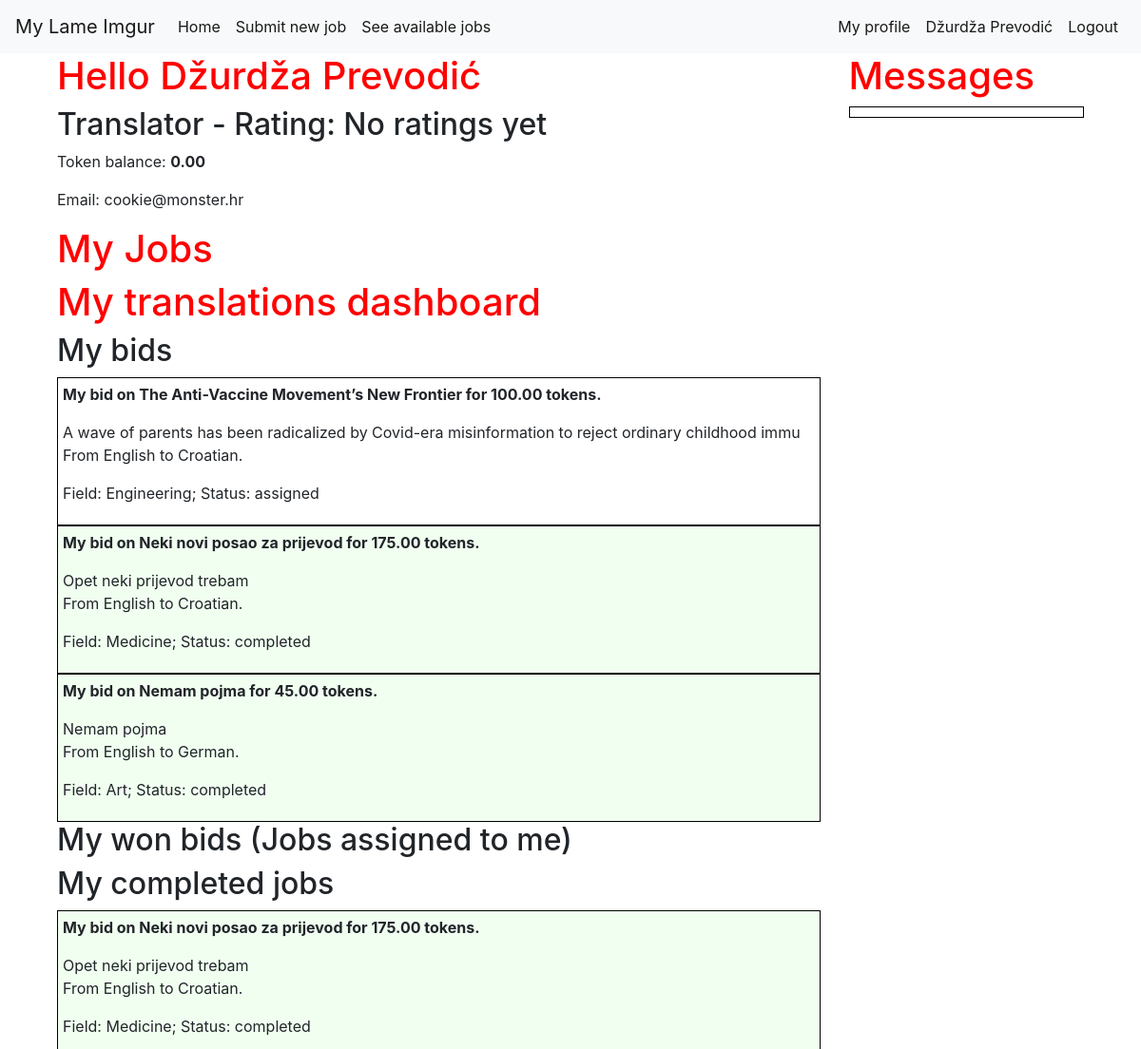
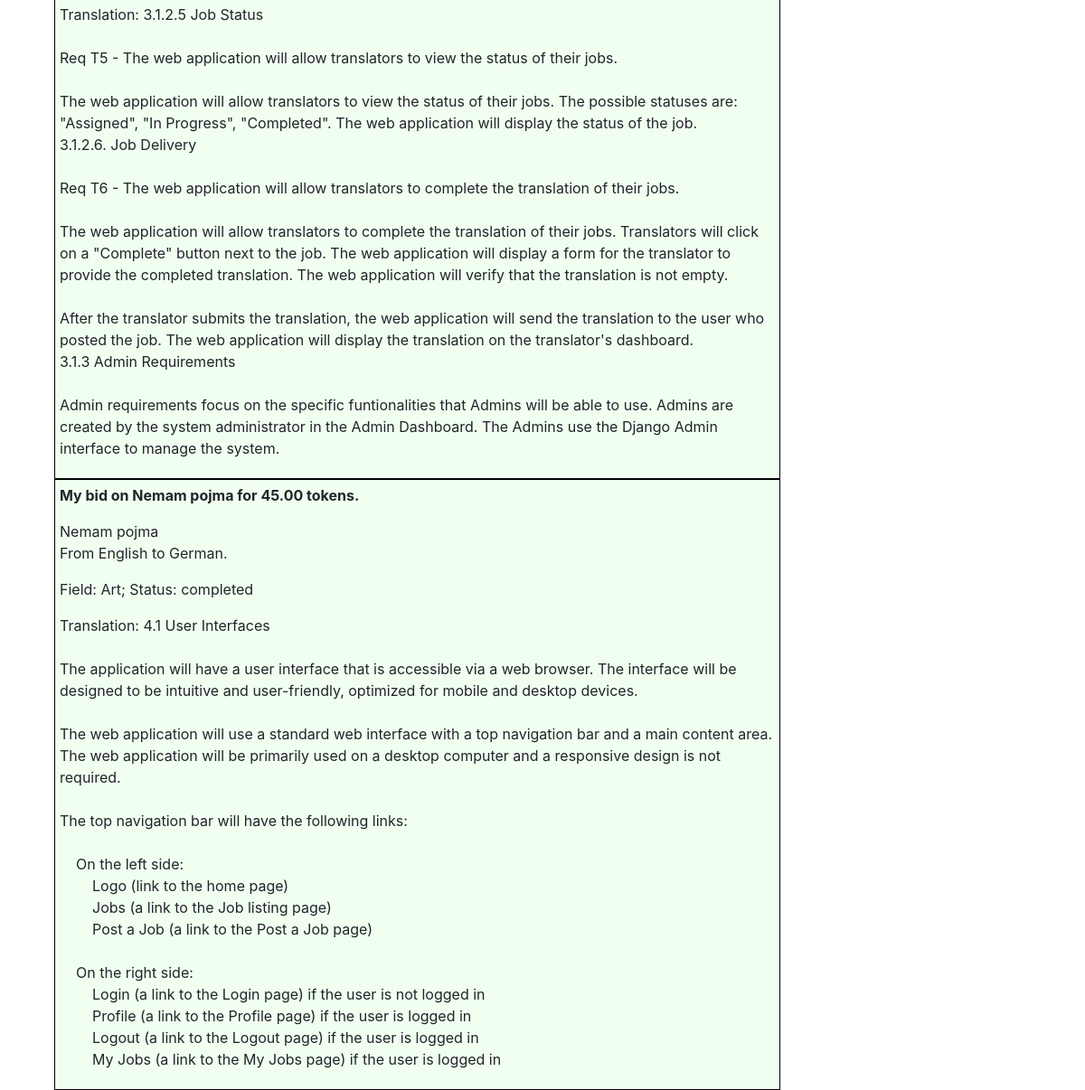
The app's page /accounts/dashboard (signed in) with its own data (2 pictures, top to bottom).
### app/models.py (models this page shows, shortened)
class Account(models.Model):
    user = models.OneToOneField(User, on_delete=models.CASCADE)
    name = models.CharField(max_length=100)
    balance = models.DecimalField(max_digits=8, decimal_places=2, default=0)
    translator = models.BooleanField()
    def rating(self):
        ratings = Rating.objects.filter(rated=self.user)
        if ratings.count() == 0:
            return "No ratings yet"
        else:
            score = [ rating.rating for rating in ratings ] / ratings.count()
            return score

class Bid(models.Model):
    bidder = models.ForeignKey(User, on_delete=models.CASCADE)
    job = models.ForeignKey(Job, on_delete=models.CASCADE)
    price = models.DecimalField(max_digits=8, decimal_places=2)
    accepted = models.BooleanField(default=False)
    completed = models.BooleanField(default=False)

class Job(models.Model):
    class Status(models.TextChoices):
        AVAILABLE = 'available', "Available"
        ASSIGNED = 'assigned', "Assigned"
        IN_PROGRESS = 'in_progress', "In Progress"
        COMPLETED = 'completed', "Completed"
    class Field(models.TextChoices):
        ART = 'art', "Art"
        BUS = 'business', "Business"
        COMP = 'computers', "Computers"
        EDU = 'education', "Education"
        ENG = 'engineering', "Engineering"
        FIN = 'finance', "Finance"
        LAW = 'law', "Law"
        LIT = 'literature', "Literature"
        MED = 'medicine', "Medicine"
        SCI = 'science', "Science"
        SOC = 'social_sciences', "Social Sciences"
        TECH = 'technology', "Technology"
    class Language(models.TextChoices):
        ENG = 'en', "English"
        SPA = 'spa', "Spanish"
        FRE = 'fr', "French"
        GER = 'de', "German"
        ITA = 'it', "Italian"
        JPN = 'ja', "Japanese"
        CRO = 'hr', "Croatian"
    user = models.ForeignKey(User, on_delete=models.CASCADE)
    title = models.CharField(max_length=100)
    description = models.CharField(max_length=100)
    source_lang = models.CharField(
            max_length=3,
            choices=Language.choices,
            default=Language.ENG,
    )
    target_lang = models.CharField(
            max_length=3,
            choices=Language.choices,
            default=Language.CRO,
    )
    field = models.CharField(
            max_length=100,
            choices=Field.choices,
            default=Field.ENG,
    )
    budget = models.DecimalField(max_digits=8, decimal_places=2)
    text = models.TextField()
    status = models.CharField(
            max_length=100,
            choices=Status.choices,
            default=Status.AVAILABLE,
    )
    translation = models.TextField(blank=True, null=True)

### accounts/views.py (the view)
# urls.py: path('dashboard', views.dashboard, name="dashboard"),
@login_required
def dashboard(request):
    user = request.user
    my_jobs = user.job_set.all()
    my_messages = Message.objects.filter(receiver=user) | Message.objects.filter(sender=user)
    my_messages = my_messages.order_by('-sent_at')
    my_bids = user.bid_set.all()
    my_won_bids = user.bid_set.filter(accepted=True)
    context = {
        'my_jobs': my_jobs,
        'my_messages': my_messages,
        'my_bids': my_bids,
        'my_won_bids': my_won_bids,
    }
    return render(request, 'accounts/dashboard.html', context)

### accounts/templates/accounts/dashboard.html (shortened to what this page needs)
{% extends 'app/base.html' %}
{% block content %}
<div class="container">
  <div class="row">
    <div class="col-md-9">
      <h1>Hello {{ user.account.name }}</h1>
      {% if user.account.translator %}
        <h2>Translator - Rating: {{ user.account.rating }}</h2>
      {% endif %}
      <p>Token balance: <strong>{{ user.account.balance }}</strong></p>
      <p>Email: {{ user.email }}</p>
      <h1>My Jobs</h1>
      {% if user.account.translator %}
      <h1>My translations dashboard</h1>
      <h2>My bids</h2>
        {% for bid in my_bids  %}
          <div class="bid {% if bid.accepted %} accepted {% endif %}">
            <p>
              <strong>My bid on {{ bid.job.title }} for {{ bid.price }} tokens.</strong>
            </p>
            <p>
              {{ bid.job.description   }}</br>
              From {{ bid.job.get_source_lang_display }} to {{ bid.job.get_target_lang_display }}.
            </p>
            <p>Field: {{ bid.job.get_field_display }}; Status:  {{ bid.job.status   }}</p>
          </div>
        {% endfor %}
      <h2>My won bids (Jobs assigned to me)</h2>
      <h2>My completed jobs</h2>
        {% for bid in my_won_bids  %}
          {% if bid.completed %}
            <div class="bid {% if bid.accepted %} accepted {% endif %}">
              <p>
                <strong>My bid on {{ bid.job.title }} for {{ bid.price }} tokens.</strong>
              </p>
              <p>
                {{ bid.job.description   }}</br>
                From {{ bid.job.get_source_lang_display }} to {{ bid.job.get_target_lang_display }}.
              </p>
              <p>Field: {{ bid.job.get_field_display }}; Status:  {{ bid.job.status   }}</p>
              <p class="with-whitespace">Translation: {{ bid.job.translation }}</p>
            </div>
          {% endif %}
        {% endfor %}
      {% endif %}
    </div>
    <div class="col-md-3">
      <h1>Messages</h1>
      <div class="messages">
      </div>
    </div>
  </div>
</div>
{% endblock content %}

### app/templates/app/base.html (shortened to what this page needs)
{% load static %}
<html>
  <head>
    <link rel="stylesheet" href="https://stackpath.bootstrapcdn.com/bootstrap/4.5.2/css/bootstrap.min.css">
    <link rel="stylesheet" href="{% static 'app/css/app.css' %}">
  </head>
  <body>
    <div class="page-header">
      <nav class="navbar navbar-expand-lg navbar-light bg-light">
        <a class="navbar-brand" href="/">My Lame Imgur</a>
        <div class="collapse navbar-collapse" id="navbarSupportedContent">
          <ul class="navbar-nav mr-auto">
            <li class="nav-item active">
              <a class="nav-link" href="/">Home</a>
            </li>
            {% if user.is_authenticated %}
              <li class="nav-item active">
                <a class="nav-link" href="{% url 'app:new_job'  %}">Submit new job</a>
              </li>
              {% if user.account.translator %}
                <li class="nav-item active">
                  <a class="nav-link" href="{% url 'app:jobs' %}">See available jobs</a>
                </li>
              {% endif %}
            {% endif %}
          </ul>
          <ul class="navbar-nav ml-auto">
            {% if user.is_authenticated %}
              <li class="nav-item active">
                <a class="nav-link" href="{% url 'accounts:profile' user.id %}">My profile</a>
              </li>
              <li class="nav-item active">
                <a class="nav-link" href="{% url 'accounts:dashboard' %}">{{ user.account.name }}</a>
              </li>
              <li class="nav-item active">
                <a class="nav-link" href="{% url 'logout' %}">Logout</a>
              </li>
            {% endif %}
          </ul>
        </div>
      </nav>
    </div>
    <div class="content container">
      <div class="row">
        <div class="col-md-12">
          {% block content %}
          {% endblock %}
        </div>
      </div>
    </div>
  </body>
</html>

### app/static/app/css/app.css (style rules this page uses)
.content h1 { color: red; }
.messages { padding: 5px; border: 1px solid black; }
.with-whitespace { white-space: pre-wrap; }
.bid { padding: 5px; border: 1px solid black; }
.bid.accepted { background: #f1fff1; }

### records on screen
Bid: job "The Anti-Vaccine Movement’s New Frontier", price "100.00", job.description "A wave of parents has been radicalized by Covid-era misinformation to reject ordinary childhood immu", job.source_lang "English", job.target_lang "Croatian", job.field "Engineering", job.status "assigned"
Bid: job "Neki novi posao za prijevod", price "175.00", job.description "Opet neki prijevod trebam", job.source_lang "English", job.target_lang "Croatian", job.field "Medicine", job.status "completed", job.translation "3.1.2.5 Job Status Req T5 - The web application will allow translators to view the status of their jobs. The web application will allow translators to view the status of their jobs. The possible statuses are: \"Assigned\", \"In Progress\", \"Completed\". The web application will display the status of the job. 3.1.2.6. Job Delivery Req T6 - The web application will allow translators to complete the translation of their jobs. The web application will allow translators to complete the translation of their jobs. Translators will click on a \"Complete\" button next to the job. The web application will display a form for the translator to provide the completed translation. The web application will verify…"
Bid: job "Nemam pojma", price "45.00", job.description "Nemam pojma", job.source_lang "English", job.target_lang "German", job.field "Art", job.status "completed", job.translation "4.1 User Interfaces The application will have a user interface that is accessible via a web browser. The interface will be designed to be intuitive and user-friendly, optimized for mobile and desktop devices. The web application will use a standard web interface with a top navigation bar and a main content area. The web application will be primarily used on a desktop computer and a responsive design is not required. The top navigation bar will have the following links: On the left side: Logo (link to the home page) Jobs (a link to the Job listing page) Post a Job (a link to the Post a Job page) On the right side: Login (a link to the Login page) if the user is not logged in Profile (a link…"

### other values on screen
{{ user.account.name }} "Džurdža Prevodić"
{{ user.account.rating }} "No ratings yet"
{{ user.account.balance }} "0.00"
{{ user.email }} "cookie@monster.hr"
